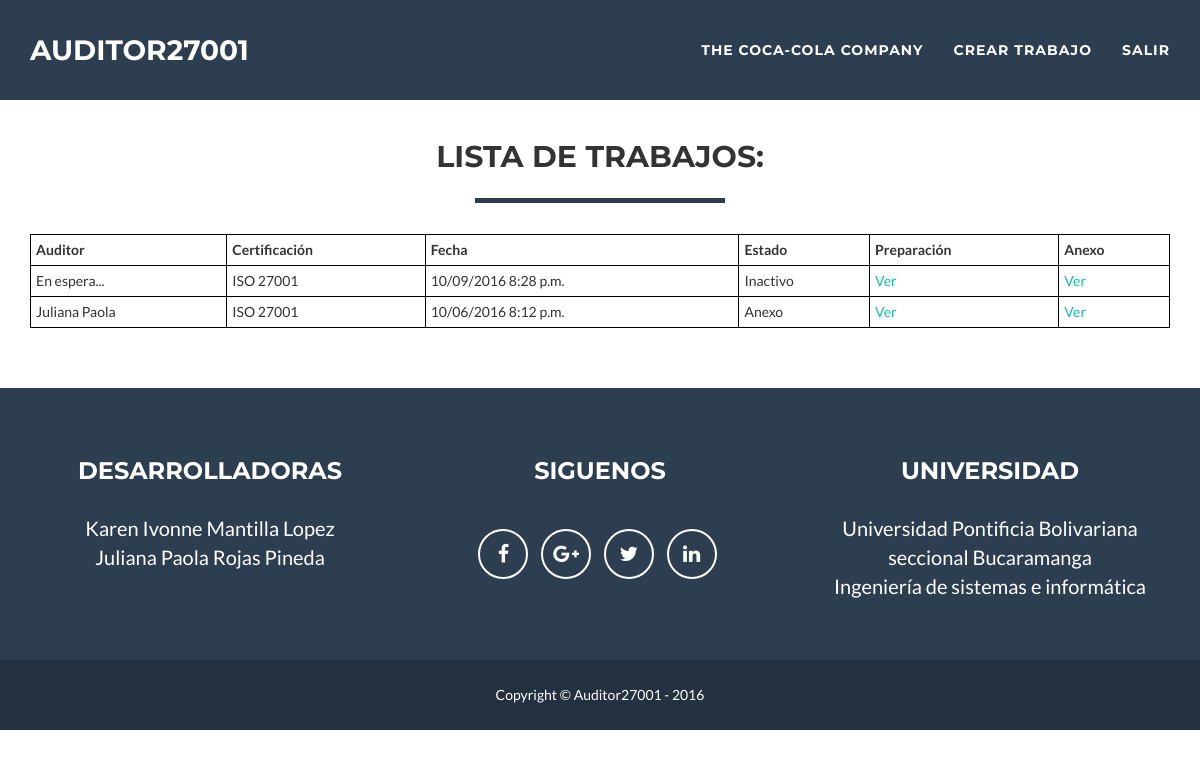
/perfil/ (signed in), run on the app's committed database.
### muro/models.py (models this page shows, shortened)
class Trabajo(models.Model):
	empresa = models.ForeignKey(User, related_name='usuario_empresa', on_delete=models.CASCADE)
	auditor = models.ForeignKey(User, related_name='usuario_auditor', null=True, blank=True, on_delete=models.CASCADE)
	evaluacion = models.ForeignKey(Evaluacion, related_name='evaluacion', null=True, blank=True)
	preparacion = models.ForeignKey(Evaluacion, related_name='preparacion', null=True, blank=True)
	creacion = models.DateTimeField(auto_now_add=True)
	inicio = models.DateTimeField(null=True, blank=True)
	estado = models.ForeignKey('Estado')
	def getNombreAuditor(self):
		if(self.auditor == None):
			return 'En espera...';
		return self.auditor.first_name
	def getNombreCertificacion(self):
		return self.evaluacion.getNombre()
	def getFecha(self):
		return formats.date_format(self.creacion, "SHORT_DATETIME_FORMAT")
	def getUrlAnexo(self):
		return reverse("evaluacion:ver", kwargs={"id": self.id, "formulario": self.evaluacion.id})
	def getUrlPreparacion(self):
		return reverse("evaluacion:ver", kwargs={"id": self.id, "formulario": self.preparacion.id})

class Estado(models.Model):
	titulo = models.CharField(max_length=120, unique=True)
	def __str__(self):
		return self.titulo

### evaluacion/models.py (models this page shows, shortened)
class Evaluacion(models.Model):
	creacion = models.DateTimeField(auto_now_add=True)
	actualizacion = models.DateTimeField(auto_now=True)
	certificacion = models.ForeignKey(Certificacion)
	def getNombre(self):
		return self.certificacion.nombre

### certificacion/models.py (models this page shows, shortened)
class Certificacion(models.Model):
	nombre = models.CharField(max_length=300, null=True, blank=True)
	tipo = models.ForeignKey('Tipo')
	preparacion = models.ForeignKey('self', null=True, blank=True)

### usuario/views.py (the view)
def index(request):
	usuario = request.user
	if usuario.is_authenticated():
		perfil = usuario.perfil.getTipo()
		if(perfil == 'Auditor'):
			return index_auditor(request)
		if(perfil == 'Empresa'):
			return index_empresa(request)
	else:
		return redirect('usuario:ingresar')

### usuario/models.py (called while the page is built)
	def getTipo(self):
		return self.tipo.titulo

### usuario/views.py (called while the page is built)
def index_empresa(request):
	usuario = request.user
	trabajos = Trabajo.objects.filter(empresa=usuario).order_by('-creacion')
	datos = {
		'trabajos': trabajos,
	}
	return render(request, 'empresa.html', datos)

### usuario/templates/empresa.html (shortened to what this page needs)
{% extends "layout.html" %}
{% block body %}
Bienvenido representante de: {{ request.user.first_name }} | <a href="{% url 'usuario:salir_post' %}">Salir</a>
<br><br><br><br><br><br>
<div class="col-lg-12 text-center">
                    <h2>Lista de trabajos:  </h2>
                    <hr class="star-primary">
                    <div class="col-sm-4 portfolio-item">
</div>
</div>
<br><br>
<br><br>
<table style="width:100%">
  <tr>
    <th>Auditor</th>
    <th>Certificación</th>
    <th>Fecha</th>
    <th>Estado</th>
    <th>Preparación</th>
    <th>Anexo</th>
  </tr>
{% if trabajos %}
	{% for trabajo in trabajos %}
  <tr>
    <td>{{ trabajo.getNombreAuditor }}</td>
    <td>{{ trabajo.getNombreCertificacion }}</td>
    <td>{{ trabajo.getFecha }}</td>
    <td>{{ trabajo.estado }}</td>
    <td><a href="{{ trabajo.getUrlPreparacion }}">Ver</a></td>
    <td><a href="{{ trabajo.getUrlAnexo }}">Ver</a></td>
  </tr>
	{% endfor %}
{% endif %}
</table>
<br><br><br>
{% endblock body %}

### templates/layout.html (shortened to what this page needs)
{% load static %}
<!DOCTYPE html>
<html lang="es">
<head>
	<link href="{% static 'vendor/bootstrap/css/bootstrap.min.css' %}" rel="stylesheet">
	<link href="{% static 'css/freelancer.css' %}" rel="stylesheet">
	<link href="{% static 'vendor/font-awesome/css/font-awesome.min.css' %}" rel="stylesheet" type="text/css">
</head>
<body id="page-top" class="index">
	<nav id="mainNav" class="navbar navbar-default navbar-fixed-top navbar-custom">
		<div class="container">
			<div class="navbar-header page-scroll">
				<a class="navbar-brand" href="#page-top">Auditor27001</a>
			</div>
			<div class="collapse navbar-collapse" id="bs-example-navbar-collapse-1">
				<ul class="nav navbar-nav navbar-right">
					{% if user.is_authenticated %}
					<li>
						<a href="{% url 'usuario:inicio' %}">{{ user.first_name }} {{ user.last_name }}</a>
					</li>
					{% if user.perfil.getTipo == 'Empresa' %}
					<li>
						<a href="{% url 'muro:crear' %}">Crear trabajo</a>
					</li>
					{% endif %}
					<li>
						<a href="{% url 'usuario:salir_post' %}">Salir</a>
					</li>
					{% else %}
					<li>
						<a href="{% url 'usuario:ingresar' %}">Ingresar</a>
					</li>
					{% endif %}
				</ul>
			</div>
		</div>
	</nav>
<div class='container' style="margin-top: 0px; margin-bottom: 0px;">
	{% block body %}
	{% endblock body %}
</div>
	<footer class="text-center">
		<div class="footer-above">
			<div class="container">
				<div class="row">
					<div class="footer-col col-md-4">
						<h3>Desarrolladoras</h3>
						<p>Karen Ivonne Mantilla Lopez
							<br>Juliana Paola Rojas Pineda </p>
						</div>
						<div class="footer-col col-md-4">
							<h3>Siguenos</h3>
							<ul class="list-inline">
								<li>
									<a href="https://www.facebook.com/" class="btn-social btn-outline"><i class="fa fa-fw fa-facebook"></i></a>
								</li>
								<li>
									<a href="https://www.google.com" class="btn-social btn-outline"><i class="fa fa-fw fa-google-plus"></i></a>
								</li>
								<li>
									<a href="https://twitter.com" class="btn-social btn-outline"><i class="fa fa-fw fa-twitter"></i></a>
								</li>
								<li>
									<a href="https://co.linkedin.com/in/juliana-paola-rojas-pineda-180709128" class="btn-social btn-outline"><i class="fa fa-fw fa-linkedin"></i></a>
								</li>
							</ul>
						</div>
						<div class="footer-col col-md-4">
							<h3>Universidad</h3>
							<p>Universidad Pontificia Bolivariana <br> seccional Bucaramanga <br> Ingeniería de sistemas e informática
							</div>
						</div>
					</div>
				</div>
				<div class="footer-below">
					<div class="container">
						<div class="row">
							<div class="col-lg-12">
								Copyright &copy; Auditor27001 - 2016
							</div>
						</div>
					</div>
				</div>
			</footer>
		</body>
		</html>

### static/css/freelancer.css (style rules this page uses)
body { font-family: 'Lato', 'Helvetica Neue', Helvetica, Arial, sans-serif; overflow-x: hidden; }
p { font-size: 20px; }
a, a:hover, a:focus, a:active, a.active { color: #18BC9C; outline: none; }
h1, h2, h3, h4, h5, h6 { font-family: "Montserrat", "Helvetica Neue", Helvetica, Arial, sans-serif; text-transform: uppercase; font-weight: 700; }
hr.star-light, hr.star-primary { padding: 0; border: none; border-top: solid 5px; text-align: center; max-width: 250px; margin: 25px auto 30px; }
hr.star-light:after, hr.star-primary:after { content: "\f005"; font-family: FontAwesome; display: inline-block; position: relative; top: -0.8em; font-size: 2em; padding: 0 0.25em; }
hr.star-primary { border-color: #2C3E50; }
hr.star-primary:after { background-color: white; color: #2C3E50; }
.navbar-custom { background: #2C3E50; font-family: "Montserrat", "Helvetica Neue", Helvetica, Arial, sans-serif; text-transform: uppercase; font-weight: 700; border: none; }
.navbar-custom .navbar-brand { color: white; }
.navbar-custom .navbar-nav { letter-spacing: 1px; }
.navbar-custom .navbar-nav li a { color: white; }
@media (min-width: 768px) { .navbar-custom { padding: 25px 0; -webkit-transition: padding 0.3s; -moz-transition: padding 0.3s; transition: padding 0.3s; } }
@media (min-width: 768px) { .navbar-custom .navbar-brand { font-size: 2em; -webkit-transition: all 0.3s; -moz-transition: all 0.3s; transition: all 0.3s; } }
footer { color: white; }
footer h3 { margin-bottom: 30px; }
footer .footer-above { padding-top: 50px; background-color: #2C3E50; }
footer .footer-col { margin-bottom: 50px; }
footer .footer-below { padding: 25px 0; background-color: #233140; }
.btn-outline { color: white; font-size: 20px; border: solid 2px white; background: transparent; transition: all 0.3s ease-in-out; margin-top: 15px; }
.btn-social { display: inline-block; height: 50px; width: 50px; border: 2px solid white; border-radius: 100%; text-align: center; font-size: 20px; line-height: 45px; }
table, th, td { border: 1px solid black; border-collapse: collapse; }
th, td { padding: 5px; text-align: left; }

### data on the page
Trabajo: getNombreAuditor "En espera...", getNombreCertificacion "ISO 27001", getFecha "10/09/2016 8:28 p.m.", estado "Inactivo"
Trabajo: getNombreAuditor "Juliana Paola", getNombreCertificacion "ISO 27001", getFecha "10/06/2016 8:12 p.m.", estado "Anexo"

### other printed values
{{ user.first_name }} "THE COCA-COLA COMPANY"
